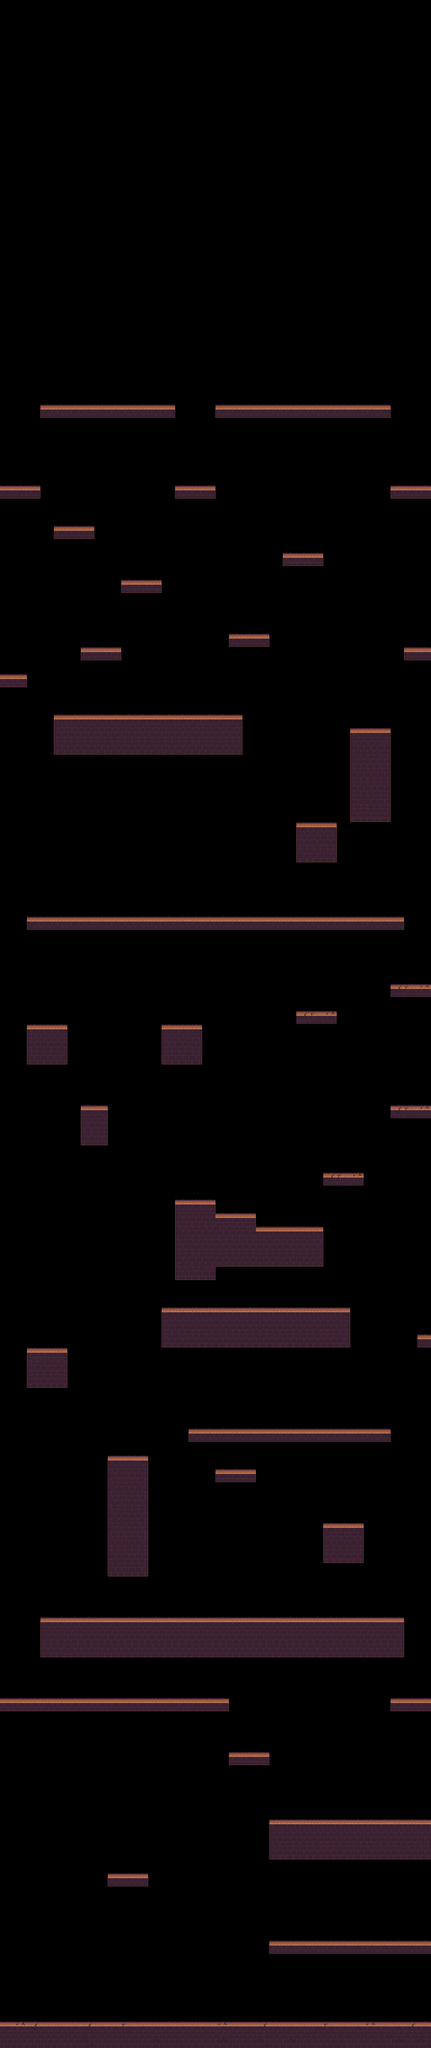

Tiled map render using the project's own tile images. Description and the map definition, with tile-layer contents summarised, below:
An orthogonal 32x152 tile map with 32x32 px tiles, 1 tile layer (bg1), 4 tilesets and 150 objects (lava, fampire_roof_wait_position, fampire_threaten_position, fampire_electric_attack_position, fampire_fire_attack_position, ...).

<map version="1.4" tiledversion="1.4.2" orientation="orthogonal" renderorder="right-down" width="32" height="152" tilewidth="32" tileheight="32" infinite="0" nextlayerid="11" nextobjectid="341">
 <tileset firstgid="1" source="tower.tsx" />
 <tileset firstgid="50" source="../collectibles/collectibles.tsx" />
 <tileset firstgid="114" source="../icons/icons.tsx" />
 <tileset firstgid="121" source="tower_bg.tsx" />
 <objectgroup id="8" name="bg0_sky" locked="1">
  <object id="199" gid="125" x="0" y="1024" width="1024" height="1024" />
 </objectgroup>
 <objectgroup id="7" name="bg0_relief" locked="1">
  <object id="200" gid="121" x="0" y="4864" width="256" height="256" />
  <object id="201" gid="121" x="256" y="4608" width="256" height="256" />
  <object id="202" gid="121" x="512" y="4352" width="256" height="256" />
  <object id="203" gid="121" x="768" y="4096" width="256" height="256" />
  <object id="204" gid="121" x="512" y="3840" width="256" height="256" />
  <object id="205" gid="121" x="256" y="3584" width="256" height="256" />
  <object id="206" gid="121" x="0" y="3328" width="256" height="256" />
  <object id="207" gid="121" x="256" y="3072" width="256" height="256" />
  <object id="208" gid="121" x="512" y="2816" width="256" height="256" />
  <object id="209" gid="121" x="768" y="2560" width="256" height="256" />
  <object id="210" gid="121" x="512" y="2304" width="256" height="256" />
  <object id="211" gid="121" x="256" y="2048" width="256" height="256" />
  <object id="212" gid="121" x="0" y="1792" width="256" height="256" />
  <object id="213" gid="121" x="256" y="1536" width="256" height="256" />
  <object id="216" gid="122" x="512" y="1792" width="256" height="256" />
  <object id="217" gid="122" x="768" y="2048" width="256" height="256" />
  <object id="218" gid="122" x="256" y="2560" width="256" height="256" />
  <object id="219" gid="122" x="0" y="2816" width="256" height="256" />
  <object id="220" gid="122" x="512" y="3328" width="256" height="256" />
  <object id="221" gid="122" x="768" y="3584" width="256" height="256" />
  <object id="222" gid="122" x="256" y="4096" width="256" height="256" />
  <object id="223" gid="122" x="0" y="4352" width="256" height="256" />
  <object id="224" gid="122" x="512" y="4864" width="256" height="256" />
  <object id="225" gid="122" x="768" y="4608" width="256" height="256" />
  <object id="226" gid="122" x="0" y="3840" width="256" height="256" />
  <object id="227" gid="122" x="768" y="3072" width="256" height="256" />
  <object id="228" gid="122" x="0" y="2304" width="256" height="256" />
  <object id="229" gid="122" x="768" y="1536" width="256" height="256" />
  <object id="230" gid="124" x="0" y="4608" width="256" height="256" />
  <object id="231" gid="123" x="768" y="4352" width="256" height="256" />
  <object id="232" gid="124" x="256" y="3840" width="256" height="256" />
  <object id="233" gid="124" x="768" y="3328" width="256" height="256" />
  <object id="234" gid="124" x="512" y="2560" width="256" height="256" />
  <object id="235" gid="124" x="0" y="2048" width="256" height="256" />
  <object id="236" gid="124" x="512" y="1536" width="256" height="256" />
  <object id="237" gid="123" x="512" y="2048" width="256" height="256" />
  <object id="238" gid="123" x="0" y="3072" width="256" height="256" />
  <object id="241" gid="121" x="768" y="4864" width="256" height="256" />
  <object id="242" gid="122" x="256" y="4864" width="256" height="256" />
  <object id="243" gid="121" x="256" y="4352" width="256" height="256" />
  <object id="244" gid="121" x="0" y="4096" width="256" height="256" />
  <object id="245" gid="122" x="512" y="4608" width="256" height="256" />
  <object id="246" gid="122" x="512" y="4096" width="256" height="256" />
  <object id="247" gid="121" x="768" y="3840" width="256" height="256" />
  <object id="248" gid="122" x="512" y="3584" width="256" height="256" />
  <object id="249" gid="121" x="0" y="3584" width="256" height="256" />
  <object id="250" gid="121" x="512" y="3072" width="256" height="256" />
  <object id="251" gid="122" x="256" y="3328" width="256" height="256" />
  <object id="252" gid="121" x="768" y="2816" width="256" height="256" />
  <object id="253" gid="122" x="256" y="2816" width="256" height="256" />
  <object id="254" gid="121" x="0" y="2560" width="256" height="256" />
  <object id="255" gid="121" x="768" y="2304" width="256" height="256" />
  <object id="256" gid="122" x="256" y="2304" width="256" height="256" />
  <object id="257" gid="122" x="768" y="1792" width="256" height="256" />
  <object id="258" gid="121" x="256" y="1792" width="256" height="256" />
  <object id="259" gid="122" x="0" y="1536" width="256" height="256" />
  <object id="330" gid="127" x="0" y="1280" width="256" height="256" />
  <object id="331" gid="127" x="256" y="1280" width="256" height="256" />
  <object id="332" gid="127" x="512" y="1280" width="256" height="256" />
  <object id="333" gid="127" x="768" y="1280" width="256" height="256" />
 </objectgroup>
 <layer id="1" name="bg1" width="32" height="152" locked="1">
  <data>[4864 cells, 557 non-empty, 18 distinct tile ids]</data>
 </layer>
 <objectgroup id="10" name="lava" locked="1" opacity="0.7">
  <object id="272" gid="45" x="0" y="4960" width="32" height="32" />
  <object id="277" gid="45" x="128" y="4960" width="32" height="32" />
  <object id="278" gid="45" x="224" y="4960" width="32" height="32" />
  <object id="279" gid="45" x="320" y="4960" width="32" height="32" />
  <object id="280" gid="45" x="384" y="4960" width="32" height="32" />
  <object id="281" gid="45" x="512" y="4960" width="32" height="32" />
  <object id="282" gid="45" x="544" y="4960" width="32" height="32" />
  <object id="283" gid="45" x="672" y="4960" width="32" height="32" />
  <object id="284" gid="45" x="640" y="4960" width="32" height="32" />
  <object id="285" gid="45" x="800" y="4960" width="32" height="32" />
  <object id="286" gid="45" x="992" y="4960" width="32" height="32" />
  <object id="287" gid="45" x="896" y="4960" width="32" height="32" />
  <object id="288" gid="48" x="960" y="4960" width="32" height="32" />
  <object id="289" gid="48" x="928" y="4960" width="32" height="32" />
  <object id="290" gid="48" x="864" y="4960" width="32" height="32" />
  <object id="291" gid="48" x="832" y="4960" width="32" height="32" />
  <object id="292" gid="48" x="768" y="4960" width="32" height="32" />
  <object id="293" gid="48" x="704" y="4960" width="32" height="32" />
  <object id="294" gid="48" x="736" y="4960" width="32" height="32" />
  <object id="295" gid="48" x="608" y="4960" width="32" height="32" />
  <object id="296" gid="48" x="576" y="4960" width="32" height="32" />
  <object id="297" gid="48" x="480" y="4960" width="32" height="32" />
  <object id="298" gid="48" x="416" y="4960" width="32" height="32" />
  <object id="299" gid="48" x="448" y="4960" width="32" height="32" />
  <object id="300" gid="48" x="352" y="4960" width="32" height="32" />
  <object id="301" gid="48" x="288" y="4960" width="32" height="32" />
  <object id="302" gid="48" x="256" y="4960" width="32" height="32" />
  <object id="303" gid="48" x="64" y="4960" width="32" height="32" />
  <object id="304" gid="48" x="32" y="4960" width="32" height="32" />
  <object id="305" gid="48" x="96" y="4960" width="32" height="32" />
  <object id="306" gid="48" x="160" y="4960" width="32" height="32" />
  <object id="307" gid="48" x="192" y="4960" width="32" height="32" />
  </objectgroup>
 <objectgroup color="#00ff7f" id="2" name="platforms" locked="1">
  <properties>
   <property name="immovable" type="bool" value="true" />
  </properties>
  <!-- 41 objects omitted --></objectgroup>
 <objectgroup id="3" name="collectibles" locked="1" />
 <objectgroup id="5" name="enemies">
  <!-- 7 objects omitted --></objectgroup>
</map>
<!-- 57 of 150 objects omitted -->
